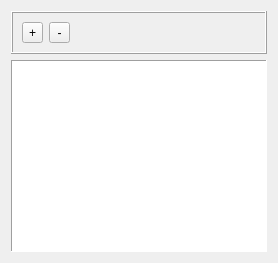
      <widget class="QWidget" name="tab">
       <attribute name="title">
        <string>Подключаемые услуги</string>
       </attribute>
       <layout class="QGridLayout" name="gridLayout_27">
        <item row="0" column="0">
         <widget class="QFrame" name="limit_panel_2">
          <property name="frameShape">
           <enum>QFrame::Box</enum>
          </property>
          <property name="frameShadow">
           <enum>QFrame::Raised</enum>
          </property>
          <layout class="QGridLayout" name="gridLayout_26">
           <item row="0" column="0">
            <widget class="QToolButton" name="add_addonservice_button">
             <property name="text">
              <string>+</string>
             </property>
            </widget>
           </item>
           <item row="0" column="1">
            <widget class="QToolButton" name="del_addonservice_button">
             <property name="minimumSize">
              <size>
               <width>21</width>
               <height>0</height>
              </size>
             </property>
             <property name="text">
              <string>-</string>
             </property>
            </widget>
           </item>
           <item row="0" column="2">
            <spacer name="horizontalSpacer_9">
             <property name="orientation">
              <enum>Qt::Horizontal</enum>
             </property>
             <property name="sizeHint" stdset="0">
              <size>
               <width>40</width>
               <height>20</height>
              </size>
             </property>
            </spacer>
           </item>
          </layout>
         </widget>
        </item>
        <item row="1" column="0">
         <widget class="QTableWidget" name="tableWidget_addonservices">
          <property name="frameShape">
           <enum>QFrame::Panel</enum>
          </property>
          <property name="selectionMode">
           <enum>QAbstractItemView::SingleSelection</enum>
          </property>
          <property name="selectionBehavior">
           <enum>QAbstractItemView::SelectRows</enum>
          </property>
          <property name="verticalScrollMode">
           <enum>QAbstractItemView::ScrollPerPixel</enum>
          </property>
          <property name="horizontalScrollMode">
           <enum>QAbstractItemView::ScrollPerPixel</enum>
          </property>
          <property name="gridStyle">
           <enum>Qt::DotLine</enum>
          </property>
         </widget>
        </item>
       </layout>
      </widget>
